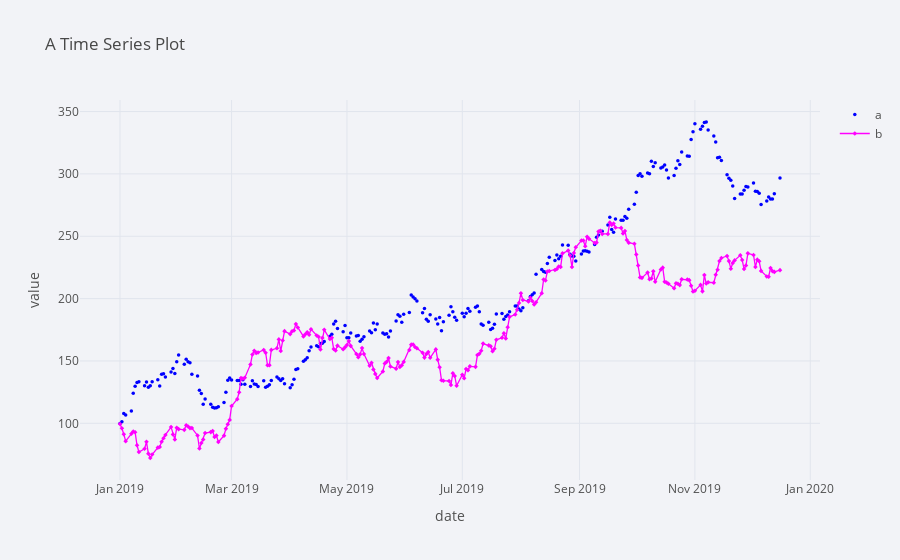

The code cell stored with this chart in its notebook:
### Markdown cell above
또한, 사용자가 바꿀 수 있는 다양한 옵션이 있습니다.

### Code cell
plyo.iplot(df[['a', 'b']].iplot(asFigure=True,
                                theme='polar', # 테마 (플롯 스타일) 변경
                                title='A Time Series Plot', # 제목 추가
                                xTitle='date', # x축 레이블 추가
                                yTitle='value', # y축 레이블 추가
                                mode={'a':'markers', 'b':'lines+markers'}, # 열별로 플롯 모드 정의
                                symbol={'a':'circle', 'b':'diamond'}, # 열별로 사용할 기호 정의
                                size=3.5, # 모든 기호의 크기를 고정
                                colors={'a':'blue', 'b':'magenta'}, # 열별로 사용할 색상 정의
                                ),
           # image='png',
           filename='ply_02')

### Figure 1 — Plotly figure (JSON) as saved in the notebook; plotly's stock layout.template omitted (floating-point values rounded to 4 significant figures; data arrays with more than 128 entries replaced by an {"elided": "..."} marker saying what was removed)
{"data": [{"line": {"color": "blue", "dash": "solid", "shape": "linear", "width": 1.3}, "marker": {"size": 3.5, "symbol": "circle"}, "mode": "markers", "name": "a", "text": "", "type": "scatter", "x": {"elided": "250 str values"}, "y": {"elided": "250 float values"}}, {"line": {"color": "magenta", "dash": "solid", "shape": "linear", "width": 1.3}, "marker": {"size": 3.5, "symbol": "diamond"}, "mode": "lines+markers", "name": "b", "text": "", "type": "scatter", "x": {"elided": "250 str values"}, "y": {"elided": "250 float values"}}], "layout": {"legend": {"bgcolor": "#F2F3F7", "font": {"color": "#505050"}}, "paper_bgcolor": "#F2F3F7", "plot_bgcolor": "#F2F3F7", "title": {"font": {"color": "#484848"}, "text": "A Time Series Plot"}, "xaxis": {"gridcolor": "#E1E5ED", "showgrid": true, "tickfont": {"color": "#505050"}, "title": {"font": {"color": "#505050"}, "text": "date"}, "zerolinecolor": "#E1E5ED"}, "yaxis": {"gridcolor": "#E1E5ED", "showgrid": true, "tickfont": {"color": "#505050"}, "title": {"font": {"color": "#505050"}, "text": "value"}, "zerolinecolor": "#E1E5ED"}}}
